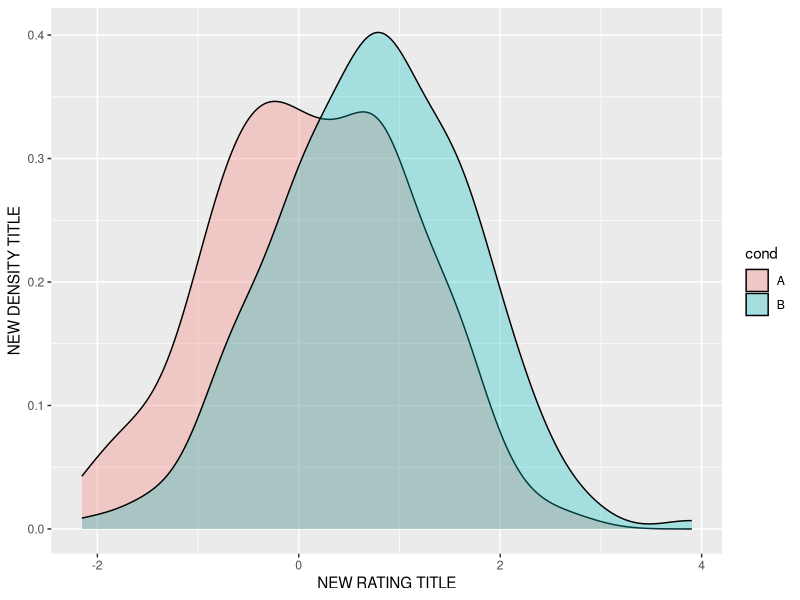

Source code (R):
library(ggplot2)
df <- data.frame(cond = factor( rep(c("A","B"), each=200) ), rating = c(rnorm(200),rnorm(200, mean=.8)))
ggplot(df, aes(x=rating, fill=cond)) + geom_density(alpha=.3)+xlab("NEW RATING TITLE")+ylab("NEW DENSITY TITLE")
